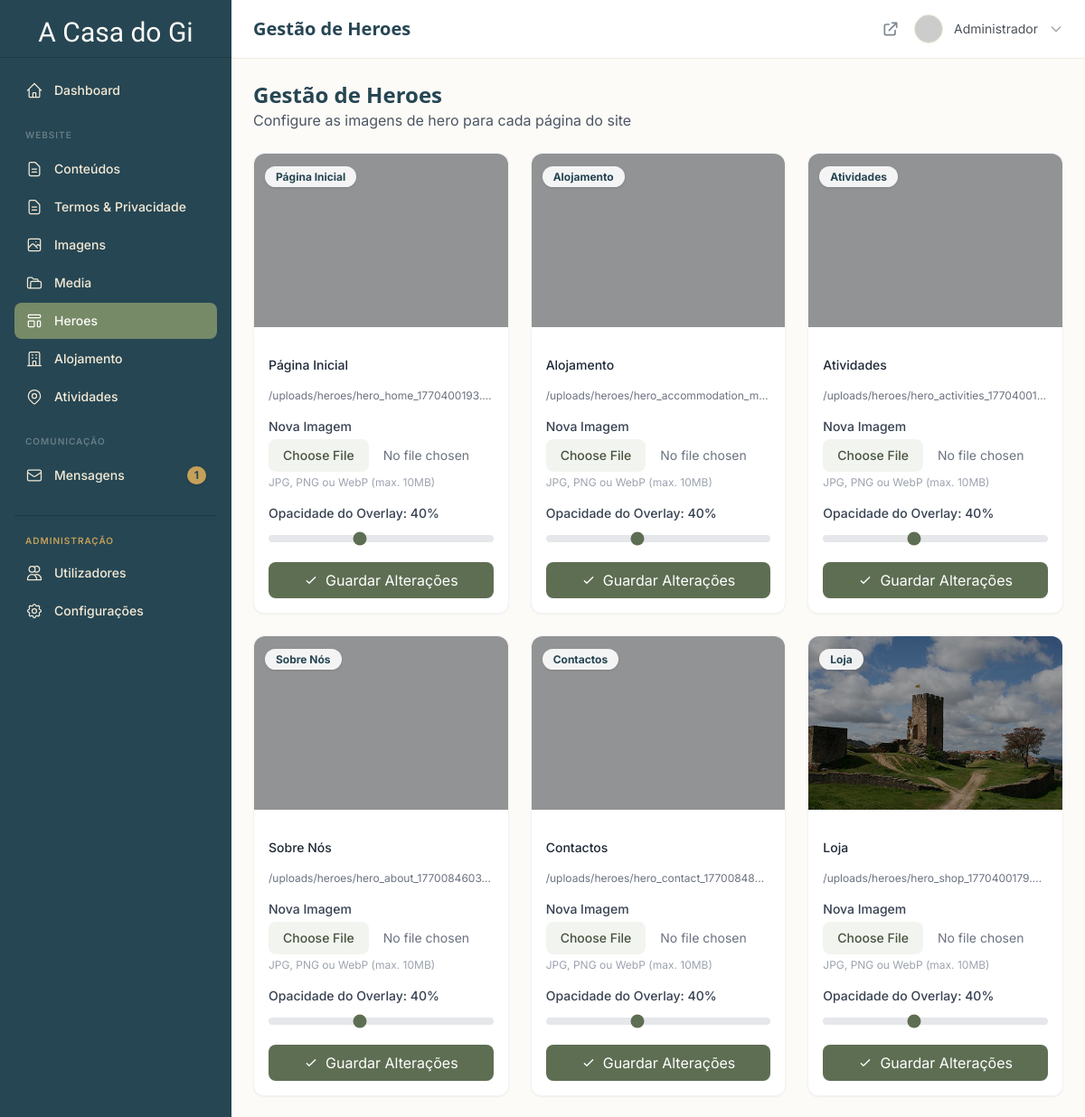
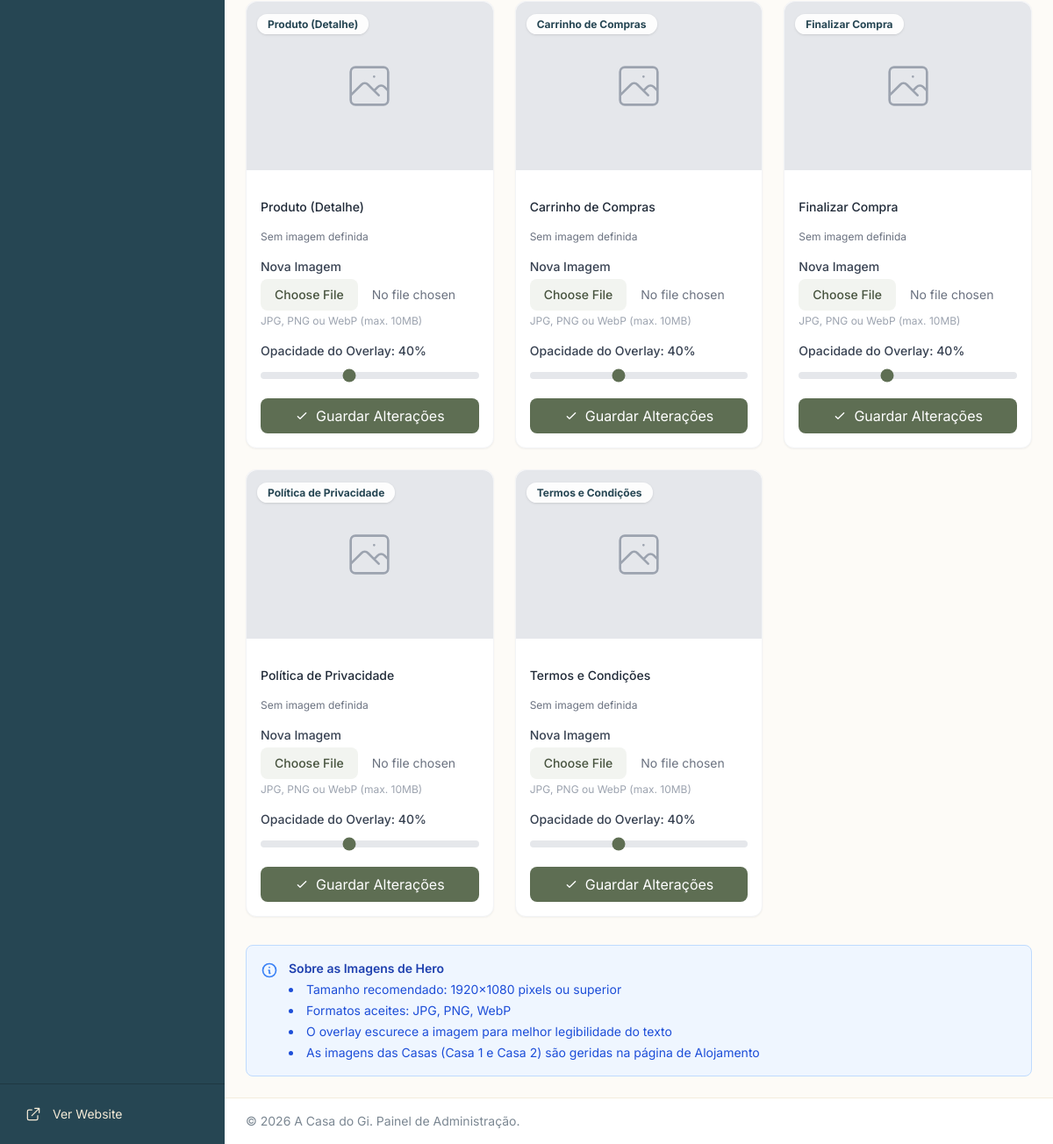
/admin/heroes/index.php (signed in), run on the app's committed database (2 pictures, top to bottom).
### tables this page shows
CREATE TABLE `page_heroes` (
  `id` int(10) unsigned NOT NULL AUTO_INCREMENT,
  `page_key` varchar(50) NOT NULL COMMENT 'Unique page identifier',
  `page_name_pt` varchar(100) NOT NULL COMMENT 'Page name in Portuguese',
  `page_name_en` varchar(100) NOT NULL COMMENT 'Page name in English',
  `hero_overlay_opacity` decimal(3,2) DEFAULT 0.40 COMMENT 'Overlay darkness (0-1)',
  `is_active` tinyint(1) DEFAULT 1,
  `sort_order` int(10) unsigned DEFAULT 0,
  `created_at` timestamp NOT NULL DEFAULT current_timestamp(),
  `updated_at` timestamp NOT NULL DEFAULT current_timestamp() ON UPDATE current_timestamp(),
  PRIMARY KEY (`id`),
  UNIQUE KEY `page_key` (`page_key`),
  KEY `idx_page_key` (`page_key`),
  KEY `idx_active` (`is_active`)
);

CREATE TABLE `media` (
  `id` int(10) unsigned NOT NULL AUTO_INCREMENT,
  `filename` varchar(255) NOT NULL,
  `original_name` varchar(255) NOT NULL,
  `file_path` varchar(500) NOT NULL,
  `file_type` varchar(50) NOT NULL,
  `file_size` int(10) unsigned NOT NULL,
  `alt_text_pt` varchar(255) DEFAULT NULL,
  `alt_text_en` varchar(255) DEFAULT NULL,
  `caption_pt` varchar(500) DEFAULT NULL COMMENT 'Portuguese caption',
  `caption_en` varchar(500) DEFAULT NULL COMMENT 'English caption',
  `category` enum('gallery','content','other') DEFAULT 'other',
  `entity_type` enum('hero','accommodation','standalone','other') DEFAULT 'standalone',
  `entity_id` int(10) unsigned DEFAULT NULL COMMENT 'ID of the related entity (activity_id, hero_id, etc)',
  `is_cover` tinyint(1) DEFAULT 0 COMMENT 'Is this the cover/main image for the entity',
  `sort_order` int(10) unsigned DEFAULT 0,
  `uploaded_by` int(10) unsigned DEFAULT NULL,
  `created_at` timestamp NOT NULL DEFAULT current_timestamp(),
  `accommodation_id` int(10) unsigned DEFAULT NULL COMMENT 'Link to specific accommodation',
  PRIMARY KEY (`id`),
  KEY `uploaded_by` (`uploaded_by`),
  KEY `idx_category` (`category`),
  KEY `idx_sort` (`sort_order`),
  KEY `idx_media_entity` (`entity_type`,`entity_id`),
  KEY `idx_media_cover` (`is_cover`),
  CONSTRAINT `media_ibfk_1` FOREIGN KEY (`uploaded_by`) REFERENCES `admins` (`id`) ON DELETE SET NULL
);

### admin/heroes/index.php (the view, shortened to what the rows shown need)
<?php
require_once dirname(dirname(__DIR__)) . '/includes/init.php';
require_once dirname(__DIR__) . '/includes/auth-check.php';
$db = Database::getInstance();
$pageHeroes = $db->fetchAll("SELECT * FROM page_heroes WHERE is_active = 1 ORDER BY sort_order");
$heroImages = [];
if (!empty($pageHeroes)) {
    foreach ($pageHeroes as $hero) {
        $image = $db->fetch(
            "SELECT * FROM media WHERE entity_type = 'hero' AND entity_id = ? AND is_cover = 1",
            [$hero['id']]
        );
        if ($image) {
            $heroImages[$hero['id']] = $image;
        }
    }
}
$pageTitle = 'Gestão de Heroes';
include dirname(__DIR__) . '/includes/header.php';
?>
<div class="mb-6">
    <h1 class="text-2xl font-bold text-primary">Gestão de Heroes</h1>
</div>
<?php if (empty($pageHeroes)): ?>
<div class="bg-yellow-50 border border-yellow-200 rounded-lg p-6 text-center">
    <svg class="w-12 h-12 text-yellow-500 mx-auto mb-4" fill="none" stroke="currentColor" viewBox="0 0 24 24">
        <path stroke-linecap="round" stroke-linejoin="round" stroke-width="2" d="M12 9v2m0 4h.01m-6.938 4h13.856c1.54 0 2.502-1.667 1.732-3L13.732 4c-.77-1.333-2.694-1.333-3.464 0L3.34 16c-.77 1.333.192 3 1.732 3z"/>
    </svg>
    <h3 class="text-lg font-semibold text-yellow-800 mb-2">Migração Necessária</h3>
    <p class="text-yellow-700 mb-4">A tabela de heroes não existe. Execute a migração:</p>
    <code class="bg-yellow-100 px-4 py-2 rounded text-sm">database/migrations/004_hero_images_system.sql</code>
</div>
<?php else: ?>
<div class="grid md:grid-cols-2 lg:grid-cols-3 gap-6">
    <?php foreach ($pageHeroes as $hero): ?>
    <div class="bg-white rounded-xl shadow-sm border border-gray-100 hover:shadow-md transition-shadow flex flex-col">
        <div class="relative h-48 bg-gray-100 overflow-hidden group flex-shrink-0 rounded-t-xl">
            <?php
            $currentImage = $heroImages[$hero['id']] ?? null;
            $imageUrl = '';
            if ($currentImage && $currentImage['file_path']) {
                $imageUrl = $base . $currentImage['file_path'];
            }
            ?>
            <?php if ($imageUrl): ?>
            <img loading="lazy" decoding="async" src="<?= $imageUrl ?>"
                 alt="<?= e($hero['page_name_pt']) ?>"
                 id="preview-img-<?= e($hero['page_key']) ?>"
                 class="w-full h-full object-cover transition-transform duration-500 group-hover:scale-105">
            <div class="absolute inset-0 bg-black transition-opacity"
                 id="overlay-<?= e($hero['page_key']) ?>"
                 style="opacity: <?= $hero['hero_overlay_opacity'] ?? 0.4 ?>"></div>
            <?php else: ?>
            <div class="w-full h-full flex items-center justify-center bg-gray-200" id="placeholder-<?= e($hero['page_key']) ?>">
            </div>
            <?php endif; ?>
            <div class="absolute top-3 left-3">
                <span class="px-3 py-1 bg-white/90 backdrop-blur-sm text-primary text-xs font-bold rounded-full shadow">
                    <?= e($hero['page_name_pt']) ?>
                </span>
            </div>
        </div>
        <form action="" method="POST" enctype="multipart/form-data" class="p-4 space-y-4 flex-grow">
            <div class="font-medium text-gray-800 text-sm"><?= e($hero['page_name_pt']) ?></div>
            <?php $currentImage = $heroImages[$hero['id']] ?? null; ?>
            <div class="text-xs text-gray-500 truncate" title="<?= $currentImage ? e($currentImage['file_path']) : '' ?>">
                <?= $currentImage ? e($currentImage['file_path']) : 'Sem imagem definida' ?>
            </div>
            <div>
                <label class="block text-sm font-medium text-gray-700 mb-1">Nova Imagem</label>
                <input type="file"
                       name="hero_image"
                       accept="image/jpeg,image/png,image/webp"
                       data-page-key="<?= e($hero['page_key']) ?>"
                       onchange="previewImage(this, '<?= e($hero['page_key']) ?>')"
                       class="hero-file-input w-full text-sm text-gray-500 file:mr-4 file:py-2 file:px-4 file:rounded-lg file:border-0 file:text-sm file:font-medium file:bg-secondary-50 file:text-secondary-700 hover:file:bg-secondary-100 cursor-pointer">
                <p class="text-xs text-gray-400 mt-1">JPG, PNG ou WebP (max. 10MB)</p>
            </div>
            <div>
                <label class="block text-sm font-medium text-gray-700 mb-1">
                    Opacidade do Overlay: <span id="opacity-value-<?= e($hero['page_key']) ?>"><?= number_format($hero['hero_overlay_opacity'] * 100, 0) ?>%</span>
                </label>
                <input type="range"
                       name="hero_overlay"
                       min="0"
                       max="1"
                       step="0.05"
                       value="<?= $hero['hero_overlay_opacity'] ?>"
                       class="w-full h-2 bg-gray-200 rounded-lg appearance-none cursor-pointer accent-secondary-600"
                       oninput="updateOverlayPreview(this, '<?= e($hero['page_key']) ?>')">
            </div>
            <button type="submit"
                    class="w-full px-4 py-2 bg-secondary-600 text-white rounded-lg hover:bg-secondary-700 transition-colors flex items-center justify-center gap-2">
                <svg class="w-4 h-4" fill="none" stroke="currentColor" viewBox="0 0 24 24">
                    <path stroke-linecap="round" stroke-linejoin="round" stroke-width="2" d="M5 13l4 4L19 7"/>
                </svg>
                Guardar Alterações
            </button>
        </form>
    </div>
    <?php endforeach; ?>
</div>
<?php endif; ?>
<?php include dirname(__DIR__) . '/includes/footer.php'; ?>

### admin/includes/header.php (shortened to what the rows shown need)
<?php
$pageTitle = $pageTitle ?? 'Dashboard';
?>
<!DOCTYPE html>
<html lang="pt" class="h-full">
<head>
    <link rel="stylesheet" href="<?= asset('css/app.css') ?>?v=<?= @filemtime(ROOT_PATH . '/assets/css/app.css') ?>">
</head>
<body class="h-full bg-cream-50">
    <div class="flex h-full">
        <?php include __DIR__ . '/sidebar.php'; ?>
        <div class="main-content flex-1 ml-64 flex flex-col min-h-screen transition-all duration-300">
            <header class="bg-white border-b border-accent/20 sticky top-0 z-40">
                <div class="flex items-center justify-between px-6 py-4">
                    <div>
                        <h1 class="text-xl font-semibold text-primary"><?= e($pageTitle) ?></h1>
                    </div>
                    <div class="flex items-center space-x-4">
                        <div class="relative" x-data="{ open: false }">
                            <button onclick="this.nextElementSibling.classList.toggle('hidden')"
                                    data-dropdown-toggle="true"
                                    class="flex items-center space-x-3 text-sm focus:outline-none">
                                <img loading="lazy" decoding="async" src="<?= e($currentAdmin->getAvatarUrl()) ?>"
                                     alt="<?= e($currentAdmin->getDisplayName()) ?>"
                                     class="w-8 h-8 rounded-full object-cover border border-accent/30">
                                <span class="text-charcoal-700"><?= e($currentAdmin->getDisplayName()) ?></span>
                                <svg class="w-4 h-4 text-charcoal-400" fill="none" stroke="currentColor" viewBox="0 0 24 24">
                                    <path stroke-linecap="round" stroke-linejoin="round" stroke-width="2" d="M19 9l-7 7-7-7"/>
                                </svg>
                            </button>
                        </div>
                    </div>
                </div>
            </header>
            <main class="flex-1 p-6">

### data on the page
page_heroes: id+page_key (picture), page_name_pt "Página Inicial", id.file_path "/uploads/heroes/hero_home_1770400193.…", $hero['hero_overlay_opacity']*100 "40", hero_overlay "0.4"
page_heroes: id+page_key (picture), page_name_pt "Alojamento", id.file_path "/uploads/heroes/hero_accommodation_m…", $hero['hero_overlay_opacity']*100 "40", hero_overlay "0.4"
page_heroes: id+page_key (picture), page_name_pt "Atividades", id.file_path "/uploads/heroes/hero_activities_17704001…", $hero['hero_overlay_opacity']*100 "40", hero_overlay "0.4"
page_heroes: id+page_key (picture), page_name_pt "Sobre Nós", id.file_path "/uploads/heroes/hero_about_1770084603…", $hero['hero_overlay_opacity']*100 "40", hero_overlay "0.4"
page_heroes: id+page_key (picture), page_name_pt "Contactos", id.file_path "/uploads/heroes/hero_contact_177008486…", $hero['hero_overlay_opacity']*100 "40", hero_overlay "0.4"
page_heroes: id+page_key (picture), page_name_pt "Loja", id.file_path "/uploads/heroes/hero_shop_1770400179.…", $hero['hero_overlay_opacity']*100 "40", hero_overlay "0.4"
page_heroes: page_name_pt "Produto (Detalhe)", shows "Sem imagem definida", $hero['hero_overlay_opacity']*100 "40", hero_overlay "0.4"
page_heroes: page_name_pt "Carrinho de Compras", shows "Sem imagem definida", $hero['hero_overlay_opacity']*100 "40", hero_overlay "0.4"
page_heroes: page_name_pt "Finalizar Compra", shows "Sem imagem definida", $hero['hero_overlay_opacity']*100 "40", hero_overlay "0.4"
page_heroes: page_name_pt "Política de Privacidade", shows "Sem imagem definida", $hero['hero_overlay_opacity']*100 "40", hero_overlay "0.4"
page_heroes: page_name_pt "Termos e Condições", shows "Sem imagem definida", $hero['hero_overlay_opacity']*100 "40", hero_overlay "0.4"

### other printed values
$item['label'] "Dashboard"
$item['label'] "WEBSITE"
$item['label'] "Conteúdos"
$item['label'] "Termos & Privacidade"
$item['label'] "Imagens"
$item['label'] "Media"
$item['label'] "Heroes"
$item['label'] "Alojamento"
$item['label'] "Atividades"
$item['label'] "COMUNICAÇÃO"
$item['label'] "Mensagens"
$item['badge'] "1"
$item['label'] "Utilizadores"
$item['label'] "Configurações"
$pageTitle "Gestão de Heroes"
